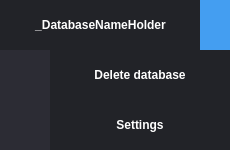
<?xml version="1.0" encoding="UTF-8"?>
<ui version="4.0">
 <class>DatabaseButton</class>
 <widget class="QWidget" name="DatabaseButton">
  <property name="geometry">
   <rect>
    <x>0</x>
    <y>0</y>
    <width>230</width>
    <height>150</height>
   </rect>
  </property>
  <property name="windowTitle">
   <string>Form</string>
  </property>
  <property name="styleSheet">
   <string notr="true">background-color: rgb(44, 44, 52);</string>
  </property>
  <widget class="QPushButton" name="databaseButton">
   <property name="geometry">
    <rect>
     <x>0</x>
     <y>0</y>
     <width>201</width>
     <height>50</height>
    </rect>
   </property>
   <property name="styleSheet">
    <string notr="true">QPushButton
{
border:0px;
background-color: rgb(34, 35, 40);
color: rgb(255, 255, 255);
font-weight: bold
}

QPushButton::pressed {
border-right: 5px;
}</string>
   </property>
   <property name="text">
    <string>_DatabaseNameHolder</string>
   </property>
  </widget>
  <widget class="QPushButton" name="settingsButton">
   <property name="geometry">
    <rect>
     <x>50</x>
     <y>100</y>
     <width>180</width>
     <height>50</height>
    </rect>
   </property>
   <property name="styleSheet">
    <string notr="true">QPushButton
{
border:0px;
background-color: rgb(34, 35, 40);
color: rgb(255, 255, 255);
font-weight: bold
}

QPushButton::pressed {
border-right: 5px;
}</string>
   </property>
   <property name="text">
    <string>Settings</string>
   </property>
  </widget>
  <widget class="QPushButton" name="deleteButton">
   <property name="geometry">
    <rect>
     <x>50</x>
     <y>50</y>
     <width>180</width>
     <height>50</height>
    </rect>
   </property>
   <property name="styleSheet">
    <string notr="true">QPushButton
{
border:0px;
background-color: rgb(34, 35, 40);
color: rgb(255, 255, 255);
font-weight: bold
}

QPushButton::pressed {
border-right: 5px;
}</string>
   </property>
   <property name="text">
    <string>Delete database</string>
   </property>
  </widget>
  <widget class="QLabel" name="buttonColor_1">
   <property name="geometry">
    <rect>
     <x>200</x>
     <y>0</y>
     <width>30</width>
     <height>50</height>
    </rect>
   </property>
   <property name="styleSheet">
    <string notr="true">background-color: rgb(68, 158, 241);</string>
   </property>
   <property name="text">
    <string/>
   </property>
  </widget>
 </widget>
 <resources/>
 <connections/>
</ui>
